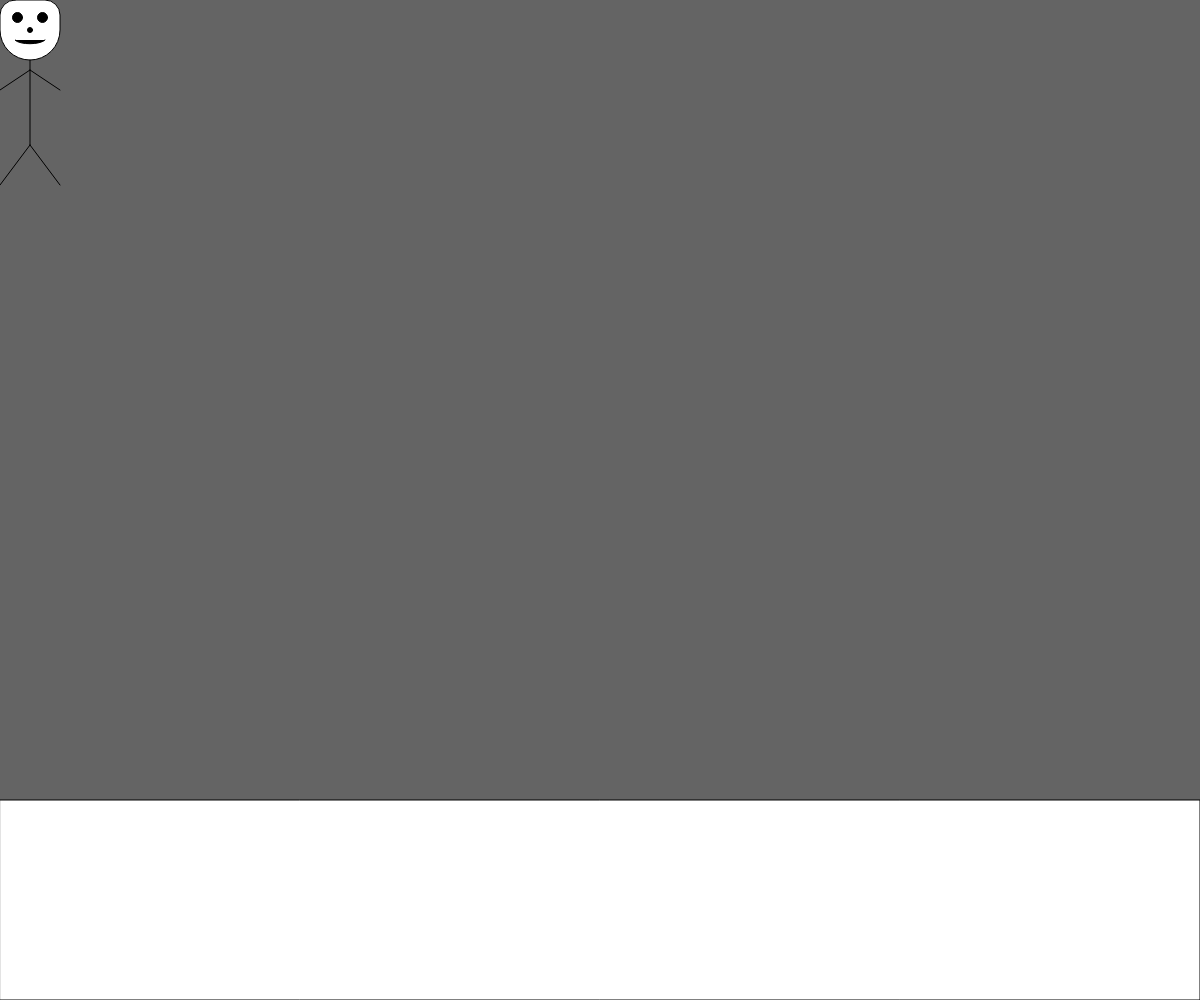
Frame 1 (no input)
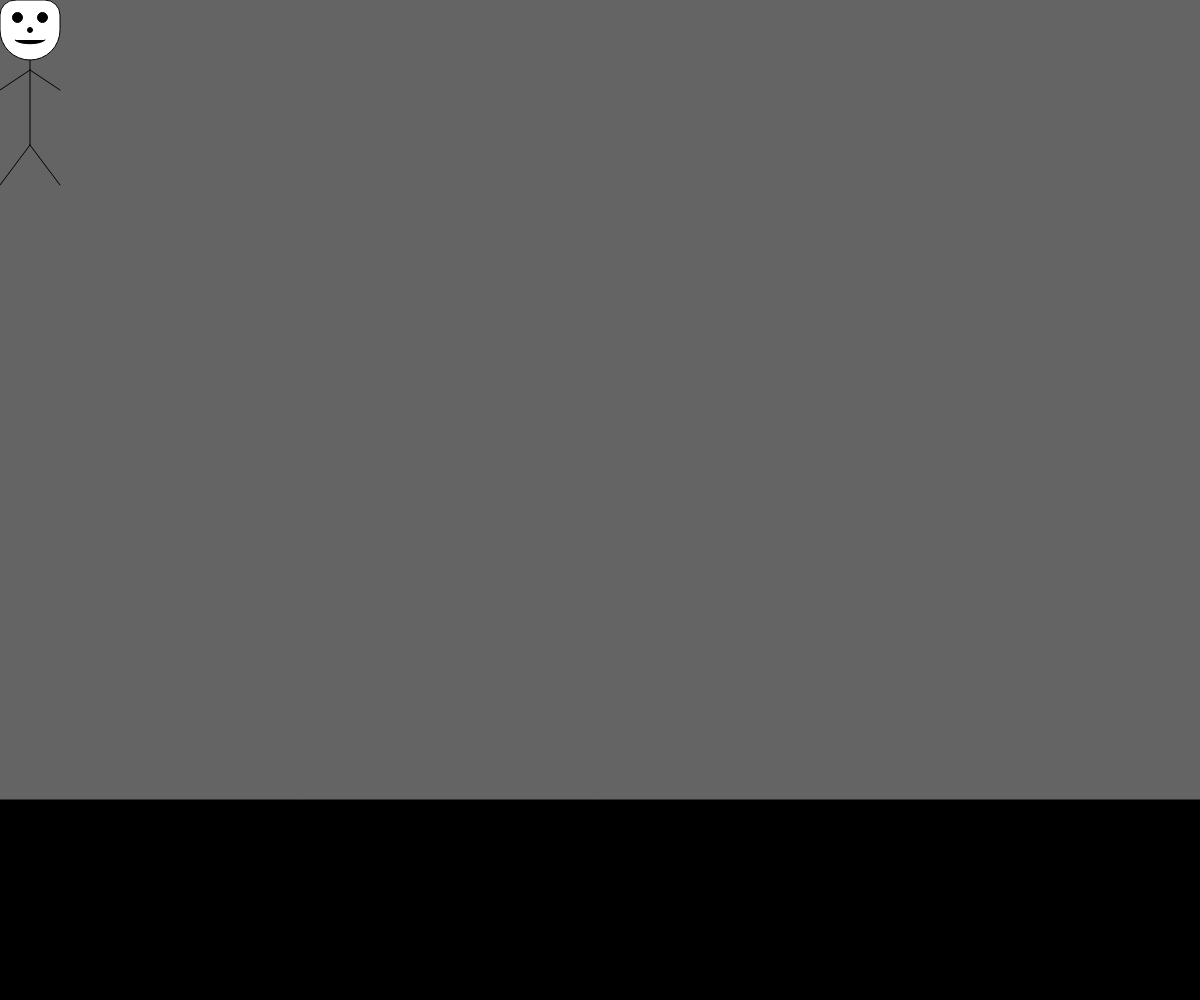
Frame 60 (no input)
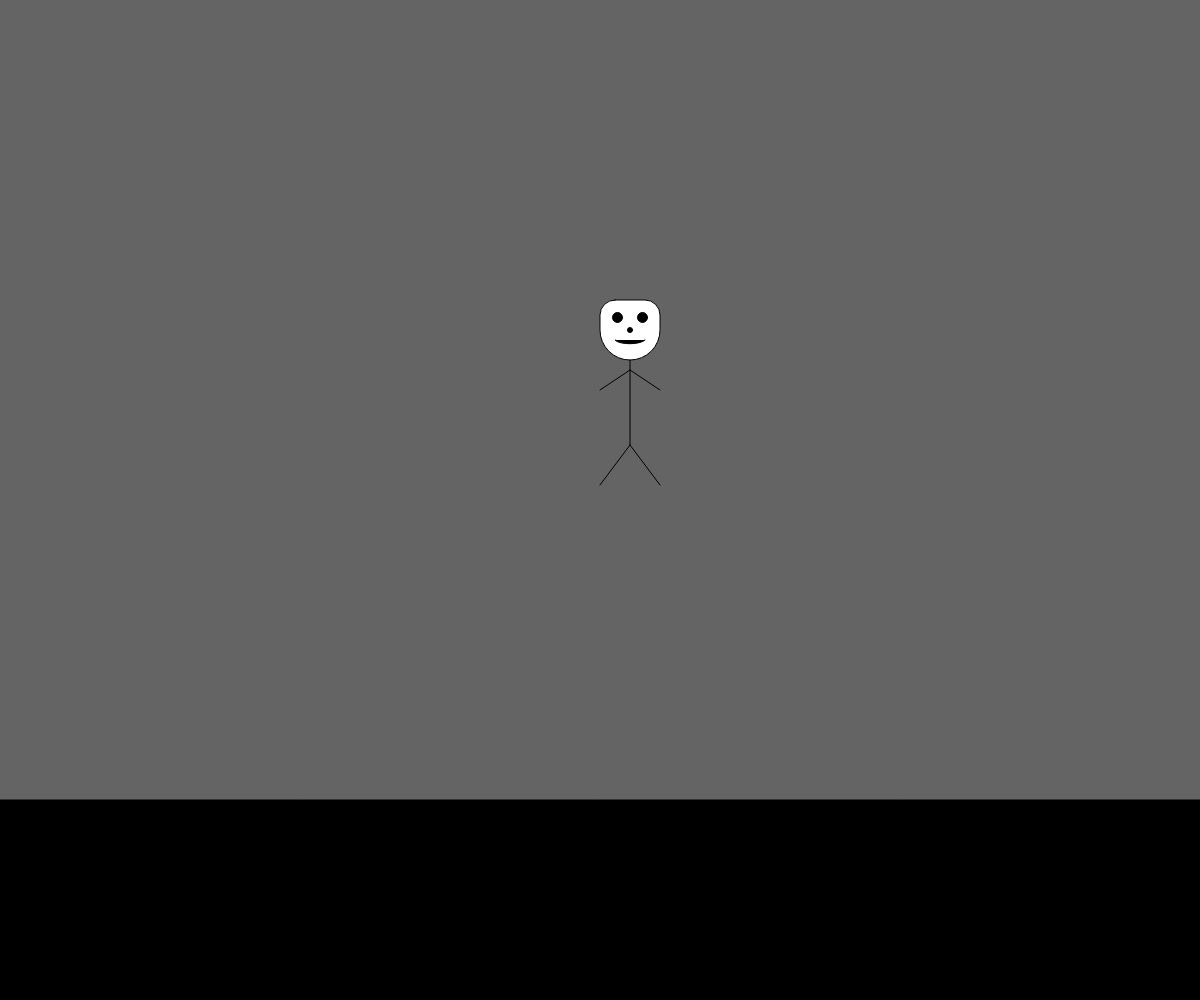
Frame 120 (the mouse pressed at the canvas centre since frame 60)

The p5.js sketch that drew these frames (run headless with seeded random() and noise() and a simulated clock; from frame 60 on, the mouse is pressed at the canvas centre):

// p5.js sketch
// ── sketch.js
// Interactive Story
// Maheer Mubtasim
// February 6, 2020
//
// Extra for Experts:
// - describe what you did to take this project "above and beyond"
let horizon;
let smileAnchor = 45;
function setup() {
  createCanvas(windowWidth, windowHeight);
  horizon = windowHeight * 0.8;
}
function draw() {
  background(100);
  valley();
  if (mouseY < 300){
    character(mouseX,mouseY);
    smile(mouseX,mouseY);
    smileChange();
  }
  else {
    character(mouseX,300);
    smile(mouseX,300);
    smileChange();
  }
}
function character (x,y){
  fill(255);
  rect(x, y,60,60,15,15,40,40);
  fill(0);
  ellipse(x+17.5,y+17.5,10,10);
  ellipse(x+42.5,y+17.5, 10,10);
  ellipse(x+30,y+30,5,5);
  fill(0);
  line(x+30, y+60, x+30, y+145);
  line(x,y+90, x+30, y+70);
  line(x+30, y+70, x+60, y+90);
  line(x,y+185, x+30, y+145);
  line(x+30, y+145, x+60, y+185);
}
function smile(x,y){
  bezier(x+15, y+40, x+20,y+smileAnchor, x+40,y+smileAnchor, x+45, y+40);
}
function smileChange(){
  if (keyIsPressed === true){
    if (keyCode === ENTER){
      smileAnchor = smileAnchor + 1;
    }
    if (keyCode === BACKSPACE){
      smileAnchor = smileAnchor - 1;
    }
  }
}
function valley(){
  rect(0,horizon,windowWidth,windowHeight-horizon);
}
